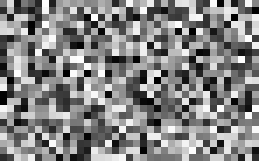
#> input picture tests/source/I16_37x23.png, 37 x 23 px (shown 7 times larger); its folder holds only this picture in this run
$ python make_expected.py
#> lines starting #> are read from the running program, lines starting #| are printed output that depends on the picture
#!/usr/bin/env python3
"""Generate tests/expected/<name>-passN.png from the non-interlaced sources.

This is a reference implementation of progressive rendering that does not
depend on adam7split or libpng.  After pass N, the pixel at (x, y) shows the
source pixel at the top-left corner of the block containing (x, y), with
blocks of 8x8, 4x8, 4x4, 2x4, 2x2, 1x2 and 1x1 after passes 1 to 7.

Expected images keep the source's mode (palette, 1-bit, 16-bit, ...), so
compare them by pixel values rather than by bytes or format.
"""
import glob
import os

from PIL import Image

HERE = os.path.dirname(os.path.abspath(__file__))
SOURCE = os.path.join(HERE, "source")
EXPECTED = os.path.join(HERE, "expected")

BLOCK_W = [8, 4, 4, 2, 2, 1, 1]
BLOCK_H = [8, 8, 4, 4, 2, 2, 1]


def render(src, pass_index):
    """Return the image as displayed after pass_index (0-based)."""
    bw, bh = BLOCK_W[pass_index], BLOCK_H[pass_index]
    out = src.copy()
    sp, op = src.load(), out.load()
    w, h = src.size
    for y in range(h):
        for x in range(w):
            op[x, y] = sp[x & ~(bw - 1), y & ~(bh - 1)]
    return out


def main():
    os.makedirs(EXPECTED, exist_ok=True)
    for path in sorted(glob.glob(os.path.join(SOURCE, "*.png"))):
        name = os.path.splitext(os.path.basename(path))[0]
        src = Image.open(path)
#> src is the input picture: PIL image 37x23 I;16; min 108, max 65471, mean 34018.6
        src.load()
        for p in range(7):
            out = render(src, p)
            kw = {}
            if "transparency" in src.info:
                kw["transparency"] = src.info["transparency"]
            out.save(os.path.join(EXPECTED, f"{name}-pass{p + 1}.png"), **kw)
#> this loop made 7 passes
#> pass 1, in main, `out = render(src, p)`:
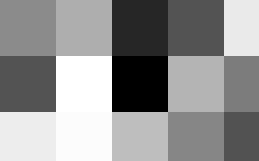
#> out: PIL image 37x23 I;16 (shown 7 times larger); min 1929, max 57044, mean 33419.2; drawn with min black and max white
#> pass 2, in main, `out = render(src, p)`:
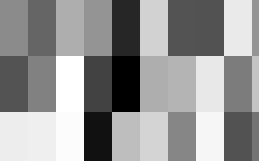
#> out: PIL image 37x23 I;16 (shown 7 times larger); min 1929, max 57044, mean 34293.1; drawn with min black and max white
#> pass 3, in main, `out = render(src, p)`:
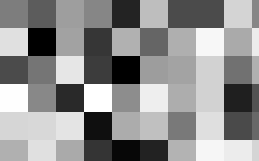
#> out: PIL image 37x23 I;16 (shown 7 times larger); min 1929, max 62789, mean 36504; drawn with min black and max white


if __name__ == "__main__":
    main()

$ run again, on tests/source/P_64x64.png
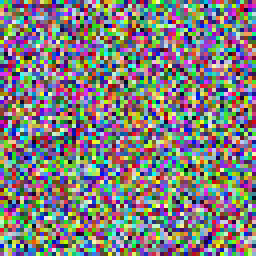
#> input picture tests/source/P_64x64.png, 64 x 64 px (shown 4 times larger)
#> in main, src is the input picture: PIL image 64x64 P; mean R, G, B 127.6, 124.9, 124.4
#> the loop in main, `for p in range(7):` made 7 passes
#> pass 1, in main, `out = render(src, p)`:
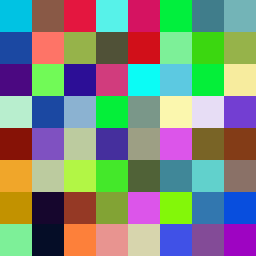
#> out: PIL image 64x64 P (shown 4 times larger); mean R, G, B 125.8, 138, 124.9
#> pass 3, in main, `out = render(src, p)`:
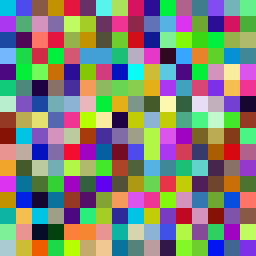
#> out: PIL image 64x64 P (shown 4 times larger); mean R, G, B 128.7, 129.8, 118.8

$ run again, on tests/source/RGBA_37x23.png
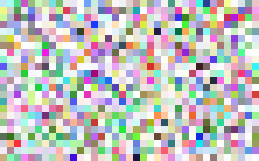
#> input picture tests/source/RGBA_37x23.png, 37 x 23 px (shown 7 times larger)
#> in main, src is the input picture: PIL image 37x23 RGBA; mean R, G, B, A 128.8, 126.3, 127.5, 129.2
#> the loop in main, `for p in range(7):` made 7 passes
#> pass 1, in main, `out = render(src, p)`:
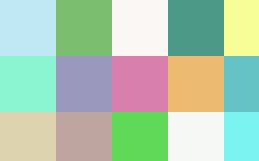
#> out: PIL image 37x23 RGBA (shown 7 times larger); mean R, G, B, A 122.6, 154, 114.2, 146; transparent parts drawn white
#> pass 3, in main, `out = render(src, p)`:
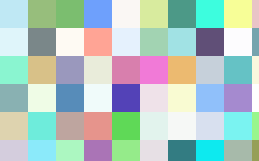
#> out: PIL image 37x23 RGBA (shown 7 times larger); mean R, G, B, A 107, 147.2, 130.5, 129.8; transparent parts drawn white

$ run again, on tests/source/RGBA_64x64.png
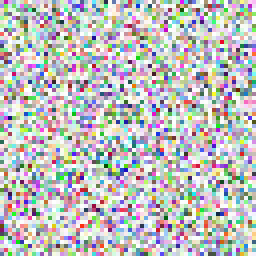
#> input picture tests/source/RGBA_64x64.png, 64 x 64 px (shown 4 times larger)
#> in main, src is the input picture: PIL image 64x64 RGBA; mean R, G, B, A 127.3, 128.2, 125.6, 127.8
#> the loop in main, `for p in range(7):` made 7 passes
#> pass 1, in main, `out = render(src, p)`:
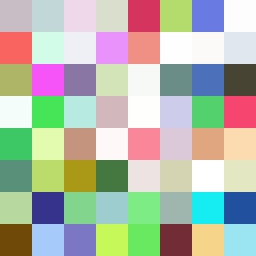
#> out: PIL image 64x64 RGBA (shown 4 times larger); mean R, G, B, A 127.5, 132.6, 108.1, 141.5; transparent parts drawn white
#> pass 3, in main, `out = render(src, p)`:
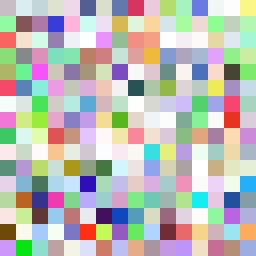
#> out: PIL image 64x64 RGBA (shown 4 times larger); mean R, G, B, A 128.8, 129.4, 117.9, 136.4; transparent parts drawn white

$ run again, on tests/source/I16_64x64.png
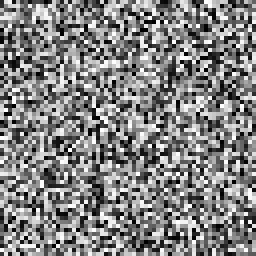
#> input picture tests/source/I16_64x64.png, 64 x 64 px (shown 4 times larger)
#> in main, src is the input picture: PIL image 64x64 I;16; min 2, max 65530, mean 33673.2
#> the loop in main, `for p in range(7):` made 7 passes
#> pass 1, in main, `out = render(src, p)`:
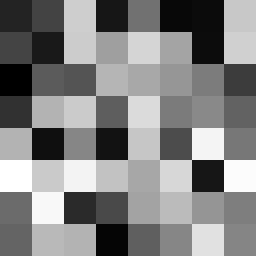
#> out: PIL image 64x64 I;16 (shown 4 times larger); min 898, max 65462, mean 34089.3; drawn with min black and max white
#> pass 3, in main, `out = render(src, p)`:
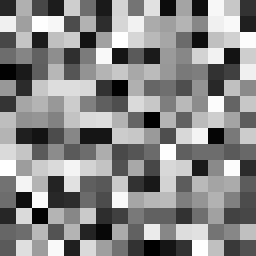
#> out: PIL image 64x64 I;16 (shown 4 times larger); min 26, max 65462, mean 35159.6; drawn with min black and max white
